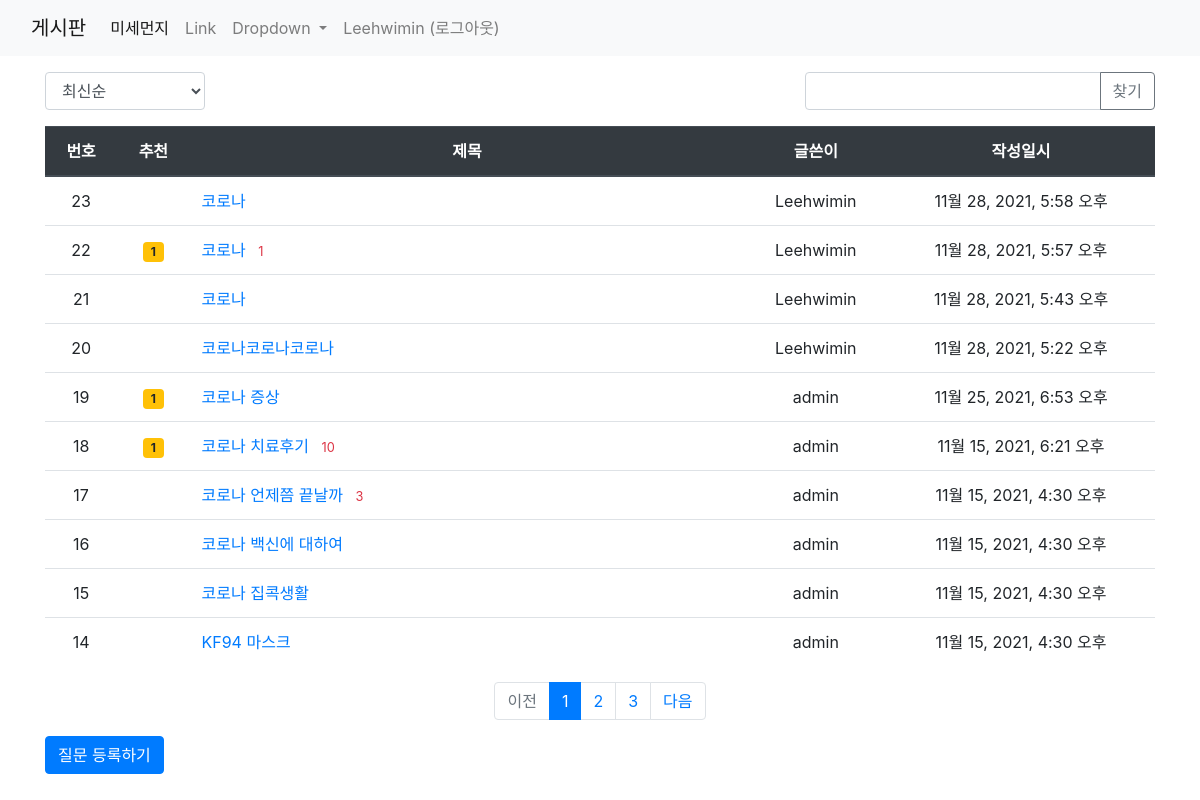
/pybo/ (signed in), run on the app's committed database.
### pybo/models.py (models this page shows, shortened)
class Question(models.Model):
    author = models.ForeignKey(User, on_delete=models.CASCADE, related_name='author_question')
    subject = models.CharField(max_length=200)
    content = models.TextField()
    create_date = models.DateTimeField()
    modify_date = models.DateTimeField(null=True, blank=True)
    voter = models.ManyToManyField(User, related_name='voter_question')  # 추천인 추가

### pybo/views/base_views.py (the view, shortened to what this page needs)
# urls.py: path('', views.index)
def index(request):
    page = request.GET.get('page', '1')  # 페이지
    kw = request.GET.get('kw', '')  # 검색어
    so = request.GET.get('so', 'recent')  # 정렬기준
    if so == 'recommend':
        question_list = Question.objects.annotate(num_voter=Count('voter')).order_by('-num_voter', '-create_date')
    elif so == 'popular':
        question_list = Question.objects.annotate(num_answer=Count('answer')).order_by('-num_answer', '-create_date')
    else:  # recent
        question_list = Question.objects.order_by('-create_date')
    paginator = Paginator(question_list, 10)  # 페이지당 10개씩 보여주기
    page_obj = paginator.get_page(page)
    context = {'question_list': page_obj, 'page': page, 'kw': kw, 'so': so}
    return render(request, 'pybo/question_list.html', context)

### pybo/templatetags/pybo_filter.py (called while the page is built)
@register.filter
def sub(value, arg):
    return value - arg

### templates/pybo/question_list.html (shortened to what this page needs)
{% extends 'base.html' %}
{% load pybo_filter %}
{% block content %}
<div class="container my-3">
    <div class="row justify-content-between my-3">
        <div class="col-2">
            <select class="form-control so">
                <option value="recent" {% if so == 'recent' %}selected{% endif %}>최신순</option>
            </select>
        </div>
        <div class="col-4 input-group">
            <input type="text" class="form-control kw" value="{{ kw|default_if_none:'' }}">
            <div class="input-group-append">
                <button class="btn btn-outline-secondary" type="button" id="btn_search">찾기</button>
            </div>
        </div>
    </div>
    <table class="table">
        <thead>
        <tr class="text-center thead-dark">
            <th>번호</th>
            <th>추천</th>
            <th style="width:50%">제목</th>
            <th>글쓴이</th>
            <th>작성일시</th>
        </tr>
        </thead>
        <tbody>
        {% if question_list %}
        {% for question in question_list %}
        <tr class="text-center">
            <td>
                {{ question_list.paginator.count|sub:question_list.start_index|sub:forloop.counter0|add:1 }}
            </td>
            <td>
            {% if question.voter.all.count > 0 %}
            <span class="badge badge-warning px-2 py-1">{{ question.voter.all.count }}</span>
            {% endif %}
        </td>
            <td class="text-left">
                <a href="{% url 'pybo:detail' question.id %}">{{ question.subject }}</a>
                {% if question.answer_set.count > 0 %}
    <span class="text-danger small ml-2">{{ question.answer_set.count }}</span>
    {% endif %}
            </td>
            <td>{{ question.author.username }}</td>
            <td>{{ question.create_date }}</td>
        </tr>
        {% endfor %}
        {% else %}
        <tr>
            <td colspan="3">질문이 없습니다.</td>
        </tr>
        {% endif %}
        </tbody>
    </table>
    <ul class="pagination justify-content-center">
        {% if question_list.has_previous %}
        <li class="page-item">
            <a class="page-link" data-page="{{ question_list.previous_page_number }}" href="#">이전</a>
        </li>
        {% else %}
        <li class="page-item disabled">
            <a class="page-link" tabindex="-1" aria-disabled="true" href="#">이전</a>
        </li>
        {% endif %}
        {% for page_number in question_list.paginator.page_range %}
        {% if page_number >= question_list.number|add:-5 and page_number <= question_list.number|add:5 %}
            {% if page_number == question_list.number %}
            <li class="page-item active" aria-current="page">
                <a class="page-link" data-page="{{ page_number }}" href="#">{{ page_number }}</a>
            </li>
            {% else %}
            <li class="page-item">
                <a class="page-link" data-page="{{ page_number }}" href="#">{{ page_number }}</a>
            </li>
            {% endif %}
        {% endif %}
        {% endfor %}
        {% if question_list.has_next %}
        <li class="page-item">
           <a class="page-link" data-page="{{ question_list.next_page_number }}" href="#">다음</a>
        </li>
        {% else %}
        <li class="page-item disabled">
            <a class="page-link" tabindex="-1" aria-disabled="true" href="#">다음</a>
        </li>
        {% endif %}
    </ul>
    <a href="{% url 'pybo:question_create' %}" class="btn btn-primary">질문 등록하기</a>
</div>
{% endblock %}

### templates/navbar.html (shortened to what this page needs)
<nav class="navbar navbar-expand-lg navbar-light bg-light">
  <div class="container-fluid">
<a class="navbar-brand" href="/">게시판</a>
    <div class="collapse navbar-collapse" id="navbarSupportedContent">
      <ul class="navbar-nav me-auto mb-2 mb-lg-0">
        <li class="nav-item">
          <a class="nav-link active" aria-current="page" href="{% url 'dust:index' %}">미세먼지</a>
        </li>
        <li class="nav-item">
          <a class="nav-link" href="#">Link</a>
        </li>
        <li class="nav-item dropdown">
          <a class="nav-link dropdown-toggle" href="#" id="navbarDropdown" role="button" data-bs-toggle="dropdown" aria-expanded="false">
            Dropdown
          </a>
        </li>
    <div class="collapse navbar-collapse flex-grow-0" id="navbarNav">
        <ul class="navbar-nav">
            <li class="nav-item ">
                {% if user.is_authenticated %}
    <a class="nav-link" href="{% url 'common:logout' %}">{{ user.username }} (로그아웃)</a>
    {% else %}
                <a class="nav-link" href="{% url 'common:login' %}">로그인</a>
                {% endif %}
            </li>
        </ul>
    </div>
    </div>
  </div>
</nav>

### data on the page
Question: paginator.count|sub "23", subject "코로나", author.username "Leehwimin", create_date "11월 28, 2021, 5:58 오후"
Question: paginator.count|sub "22", voter.all.count "1", subject "코로나", answer_set.count "1", author.username "Leehwimin", create_date "11월 28, 2021, 5:57 오후"
Question: paginator.count|sub "21", subject "코로나", author.username "Leehwimin", create_date "11월 28, 2021, 5:43 오후"
Question: paginator.count|sub "20", subject "코로나코로나코로나", author.username "Leehwimin", create_date "11월 28, 2021, 5:22 오후"
Question: paginator.count|sub "19", voter.all.count "1", subject "코로나 증상", author.username "admin", create_date "11월 25, 2021, 6:53 오후"
Question: paginator.count|sub "18", voter.all.count "1", subject "코로나 치료후기", answer_set.count "10", author.username "admin", create_date "11월 15, 2021, 6:21 오후"
Question: paginator.count|sub "17", subject "코로나 언제쯤 끝날까", answer_set.count "3", author.username "admin", create_date "11월 15, 2021, 4:30 오후"
Question: paginator.count|sub "16", subject "코로나 백신에 대하여", author.username "admin", create_date "11월 15, 2021, 4:30 오후"
Question: paginator.count|sub "15", subject "코로나 집콕생활", author.username "admin", create_date "11월 15, 2021, 4:30 오후"
Question: paginator.count|sub "14", subject "KF94 마스크", author.username "admin", create_date "11월 15, 2021, 4:30 오후"

### other printed values
{{ user.username }} "Leehwimin"
{{ page_number }} "1"
{{ page_number }} "2" "3"
